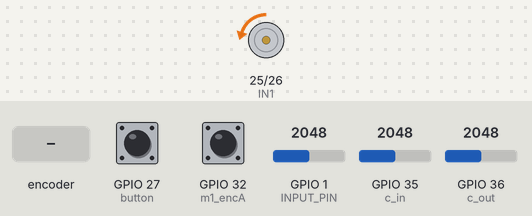
This sketch was run on a simulated ESP32. Parts: motor-driver pin pairs drawn as motors (green arrow = first pin HIGH = forward, orange = second pin HIGH = backward, longer = more drive, scaled by the enable pin). The inputs (shaded band) are chosen by the test bench; at power-on: GPIO 27 (button) LOW, GPIO 1 (INPUT_PIN) = 2048, GPIO 32 (m1_encA) HIGH, GPIO 35 (c_in) = 2048, GPIO 36 (c_out) = 2048. What the sketch prints to the serial monitor is not drawn.

Above: at 1.2 s.
1.3 s: rotary encoder on GPIO 32 (m1_encA) / GPIO 14 (m1_encB) turned 3 steps (first pin leading)
At 1.46 s:
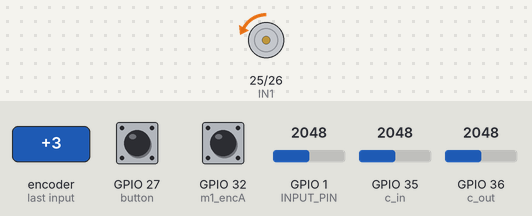
3.4 s: GPIO 27 (button) pulled HIGH for 1 s
At 4.2 s:
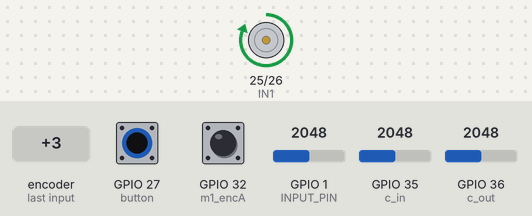
5.9 s: rotary encoder on GPIO 32 (m1_encA) / GPIO 14 (m1_encB) turned 1 step (first pin leading)
At 6.8 s:
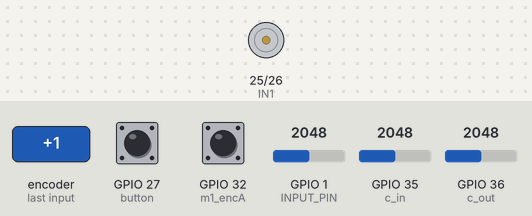
7.6 s: rotary encoder on GPIO 32 (m1_encA) / GPIO 14 (m1_encB) turned 1 step (first pin leading)
At 7.9 s:
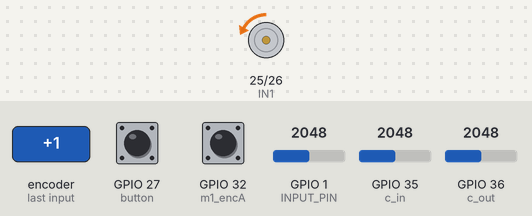
9.3 s: GPIO 27 (button) pulled HIGH for 3.2 s
At 10.7 s:
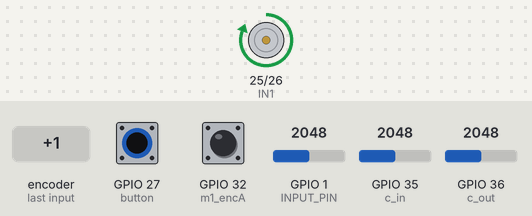
Timing chart, 0 to 14.0 s (numbered marks = the images above; inputs shaded):
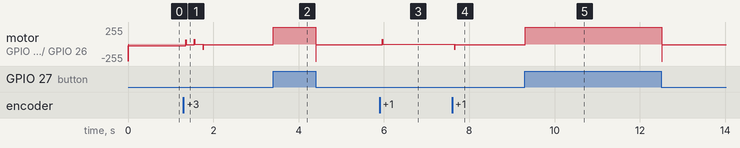

Measured:
- after the input at 1.3 s, motor on GPIO 25 (IN1) / GPIO 26 (IN2): backward 24/255 → backward 12/255 after 0.06 s, → stopped 0.20 s later, → backward 12/255 0.20 s later
- after the input at 3.4 s, motor on GPIO 25 (IN1) / GPIO 26 (IN2): backward 12/255 → forward 255/255 at once, → backward 12/255 1.0 s later
- after the input at 5.9 s, motor on GPIO 25 (IN1) / GPIO 26 (IN2): backward 12/255 → stopped after 0.06 s
- after the input at 7.6 s, motor on GPIO 25 (IN1) / GPIO 26 (IN2): stopped → backward 12/255 after 0.06 s
- after the input at 9.3 s, motor on GPIO 25 (IN1) / GPIO 26 (IN2): backward 12/255 → forward 255/255 at once, → backward 12/255 3.2 s later

The sketch:

motor_control_merge_final_button.ino
```cpp
#include <math.h> // For the sin function

//Ouput Constants
#define PWM 4  // Example pin, can be used for PWM
#define IN1 25  // Example pin, can be used for digital I/O
#define IN2 26  // Example pin, can be used for digital I/O
#define m1_encB 14  // Example pin, can be used for digital I/O and external interrupts
#define m1_encA 32  // Example pin, can be used for digital I/O and external interrupts
#define PWM_CHANNEL 4
#define PWM_RESOLUTION 8
#define PWM_FREQUENCY 4000

//current sensing
#define c_in 35 // Higher voltage for current sensor
#define c_out 36 // Lower voltage for current sensor

//input constants
#define SAMPLE_RATE 500
#define BAUD_RATE 115200
#define INPUT_PIN 1
#define CAR_SIZE 50
#define button 27

//Position of the motors UPDATE WITH THE IDLE POSITIONS FOR THE HAND
int pos1 = 2;
int pos2 = 0;
int pos3 = 0;
int pos4 = 0;
int pos5 = 0;
int pos6 = 0;
int dir = 0;

int setPoint = 0;

//Controller variables
long prev_T  = 0;

//PID Gains (could also be placed inside the void loop)
float Kp = 6;
float Ki = .001;
float Kd = .4;

// Parameters for the sine wave
const float amplitude = 1000.0; // Maximum deviation from the midpoint
const float frequency = 1.2;  // Number of cycles per second
const float midpoint = 0.0;   // Center point of the sine wave


//Boxcar averager (for smooth EMG reading)
int bcsum = 0;
int boxcar[CAR_SIZE];
int bcn = 0;
float average;
int LED = 16;
int counter = 0;
int counter_limit = 25;

//Arm state machine variables
bool engage_arm_clench = false;
float clench_threshold_value = 80; // right?
bool clench_state = false;

int go = 0;

//avging constants for current sensing
const int bufferSize = 10; // Size of the moving average buffer, adjust as needed
float buffer[bufferSize];
int bufferIndex = 0;
float sum = 0;
float movingAverage = 0;

// Threshold value
float threshold = .1; // Set your threshold value here
bool thresholdTriggered = false;

// Delay for current sensing
int currentDelayCount = 0;
int currentLimitActive = 0;
int currentLimitTriggered = 0;

void setup() {
  pinMode(m1_encA, INPUT);
  pinMode(m1_encB, INPUT);

  pinMode(c_in, INPUT);
  pinMode(c_out, INPUT);

  pinMode(button, INPUT);

  pinMode(IN1, OUTPUT);
  pinMode(IN2, OUTPUT);

  pinMode(PWM, OUTPUT);

  Serial.begin(115200);

  // Setup PWM
  ledcSetup(PWM_CHANNEL, PWM_FREQUENCY, PWM_RESOLUTION);
  ledcAttachPin(PWM, PWM_CHANNEL);

  //moving average buffer instance
  for (int i = 0; i < bufferSize; i++) {
    buffer[i] = 0;
  }

  attachInterrupt(digitalPinToInterrupt(m1_encA), incrementEncoder, RISING);
}

void loop() {
  //output stuffs
  long currentTime = micros();
  //int setPoint = (int) getSetPoint(currentTime);

  int buttonVal = digitalRead(button);
  //if ((buttonVal) && (!currentLimitTriggered)){
  if (buttonVal == HIGH) {
    setPoint = 1000;
  }
  else if (buttonVal == LOW) {
    setPoint = 0;
  }

  //Serial.print("sine: ");
  //Serial.print(setPoint);
  //Serial.print(" ");
  motor(setPoint, pos1);

  // input stuffs
  float sensor_value = analogRead(INPUT_PIN);
  update_boxcar(sensor_value);

  // Serial.println(average);

  delay(10);

  //XOR whether or not sensor reading is above threshold value, with saved clench_state.
  //If the state machine thinks its below the threshold (clench_state is false) and the value is above, set clench_state to be true. Rising edge, so engage arm.
  //If the machine thinks its above the threshold (clench_state is true) and the value is below, set clench_state to be true. Falling edge, so do nothing else.
  //If the machine is right about being on either edge of the threshold (clench_sate is in agreement with the threshold), do nothing.

  if ((average > clench_threshold_value)^clench_state) {
    clench_state = !clench_state;
    if (clench_state || buttonVal) {
      engage_arm_clench = !engage_arm_clench;
    }
  }

  digitalWrite(LED, clench_state);
  //-------------------------------------------------
  //current sensing
  float c_before = analogRead(c_in) * 3.3 / 4095;
  float c_after = analogRead(c_out) * 3.3 / 4095;
  float v_diff = c_before - c_after;

  // Update moving average
  sum -= buffer[bufferIndex];
  buffer[bufferIndex] = v_diff;
  sum += buffer[bufferIndex];
  bufferIndex = (bufferIndex + 1) % bufferSize;
  movingAverage = sum / bufferSize;

  // Check threshold
  thresholdTriggered = (movingAverage > threshold);
  if (thresholdTriggered) {
    //dir = 0;
  }

// Print values for debugging
  Serial.print("Moving Average: ");
  Serial.println(v_diff);
//  Serial.print(",");
//  Serial.print(movingAverage);
//  Serial.print(" Threshold Triggered: ");
//  Serial.print(",");
//  Serial.println(thresholdTriggered);
//
//  Serial.print(digitalRead(m1_encB));
//  Serial.print(",");
//  Serial.print(digitalRead(m1_encA));
//  Serial.print(",");
//  Serial.println(pos1);
//
//  Serial.print(thresholdTriggered*500);
//  Serial.print(",");
//  Serial.println(currentDelayCount);
//
//  Serial.print(c_before);
//  Serial.print(',');
//  Serial.println(c_after);
}

void Motor_pwr(int dir, int PWM_val, int PWM_pin, int in1, int in2) {

  ledcWrite(PWM_CHANNEL, PWM_val); // Use ledcWrite for ESP32 PWM

  // if ((dir == 1) && (thresholdTriggered) && (currentDelayCount > 400)){
  //   dir = 0;
  //   setPoint = pos1;
  //   currentLimitTriggered = 1;
  // }
  // if (pos1 < 25){
  //   currentLimitTriggered = 0;
  // }

  if (dir == 1) {
    digitalWrite(in1, HIGH);
    digitalWrite(in2, LOW);
    //Serial.print("frwd");
  }
  else if (dir == -1) {
    digitalWrite(in2, HIGH);
    digitalWrite(in1, LOW);
    //Serial.print("back");
  }
  else if (dir == 0) {
    digitalWrite(in2, HIGH);
    digitalWrite(in1, HIGH);
    //Serial.print("stall");
  }
}

float getSetPoint(long currentTime) {
  float timeInSeconds = ((float)currentTime) / 1.0e6;  // Convert microseconds to seconds
  float setPoint = midpoint + amplitude * sin(2.0 * M_PI * frequency * timeInSeconds);
  return setPoint;
}

void incrementEncoder() {
  pos1 = pos1 + dir;

  if (dir == 1) {
    currentDelayCount++;
  }
  else {
    currentDelayCount = 0;
  }
}
void motor(int targ, int pos) {
  long current_T = micros();
  float delta_T = ((float)(current_T - prev_T)) / 1.0e6;
  prev_T = current_T;

  static float ep = 0;
  static float ei = 0;

  float err = targ - pos;
  float derivative = (err - ep) / delta_T;
  float integral = ei + (err * delta_T);
  float output = Kp * err + Ki * integral + Kd * derivative;

  //Serial.println(output);

  float pwr = fabs(output) * 2;
  if (pwr > 1000) {
    pwr = 1000;
  }

  dir = 1;
  if (output < targ) {
    dir = -1;
  }


  //Serial.print(" ");
  //Serial.print(dir);

  Motor_pwr(dir, pwr, PWM, IN1, IN2);

  ep = err;
}


float EMGFilter(float input)
{
  float output = input;
  {
    static float z1, z2; // filter section state
    float x = output - 0.05159732 * z1 - 0.36347401 * z2;
    output = 0.01856301 * x + 0.03712602 * z1 + 0.01856301 * z2;
    z2 = z1;
    z1 = x;
  }
  {
    static float z1, z2; // filter section state
    float x = output - -0.53945795 * z1 - 0.39764934 * z2;
    output = 1.00000000 * x + -2.00000000 * z1 + 1.00000000 * z2;
    z2 = z1;
    z1 = x;
  }
  {
    static float z1, z2; // filter section state
    float x = output - 0.47319594 * z1 - 0.70744137 * z2;
    output = 1.00000000 * x + 2.00000000 * z1 + 1.00000000 * z2;
    z2 = z1;
    z1 = x;
  }
  {
    static float z1, z2; // filter section state
    float x = output - -1.00211112 * z1 - 0.74520226 * z2;
    output = 1.00000000 * x + -2.00000000 * z1 + 1.00000000 * z2;
    z2 = z1;
    z1 = x;
  }
  return output;
}

void update_boxcar(float sensor_value) {
  //filter signal
  float filtered_in = abs(EMGFilter(sensor_value));
  //updating boxcar array
  bcsum -= boxcar[bcn];
  bcsum += filtered_in;
  boxcar[bcn] = filtered_in;
  bcn += 1;
  if (bcn >= CAR_SIZE)
    bcn = 0;
  average = bcsum / CAR_SIZE;
}
```
